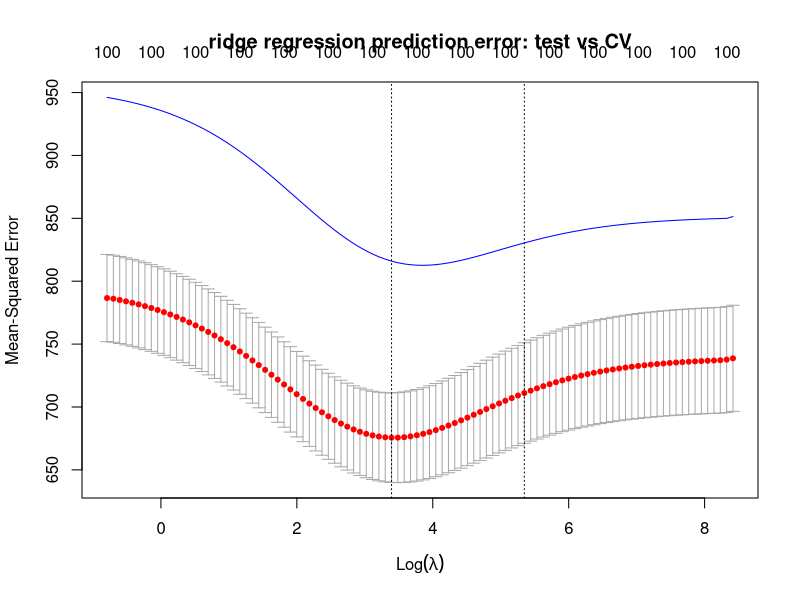
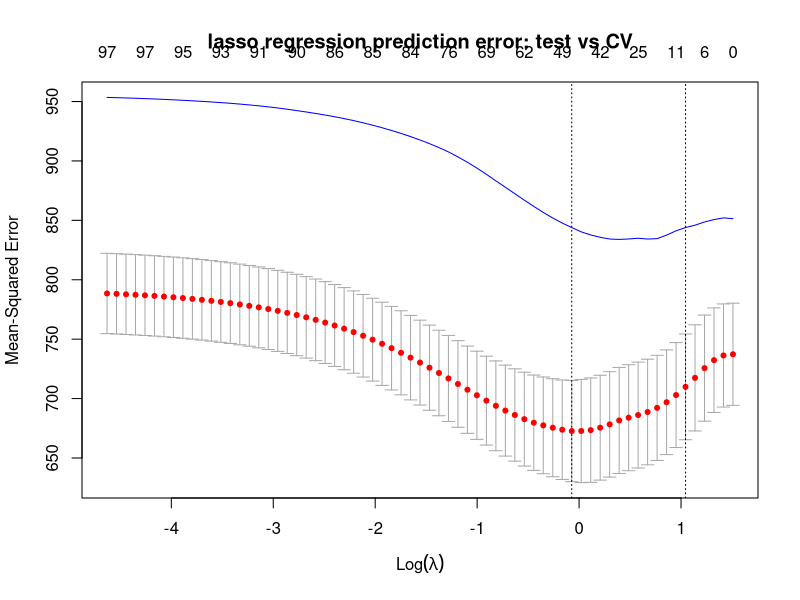
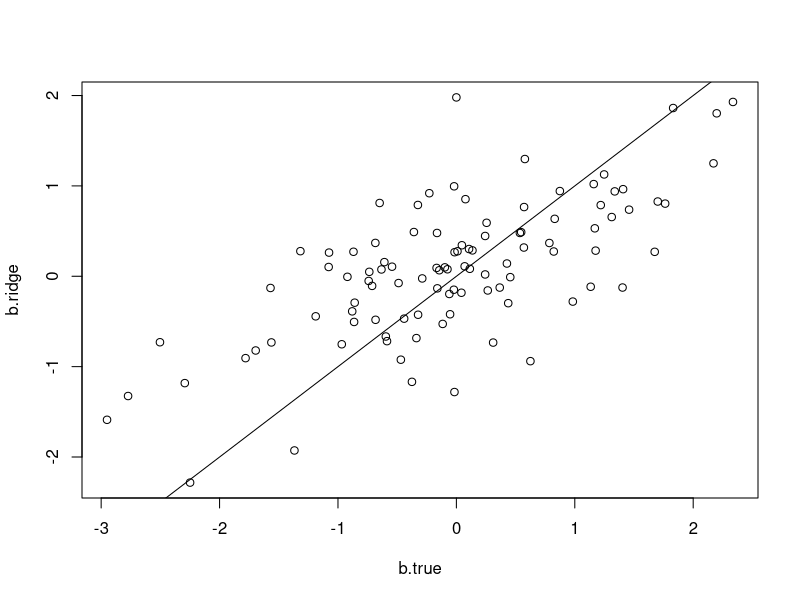
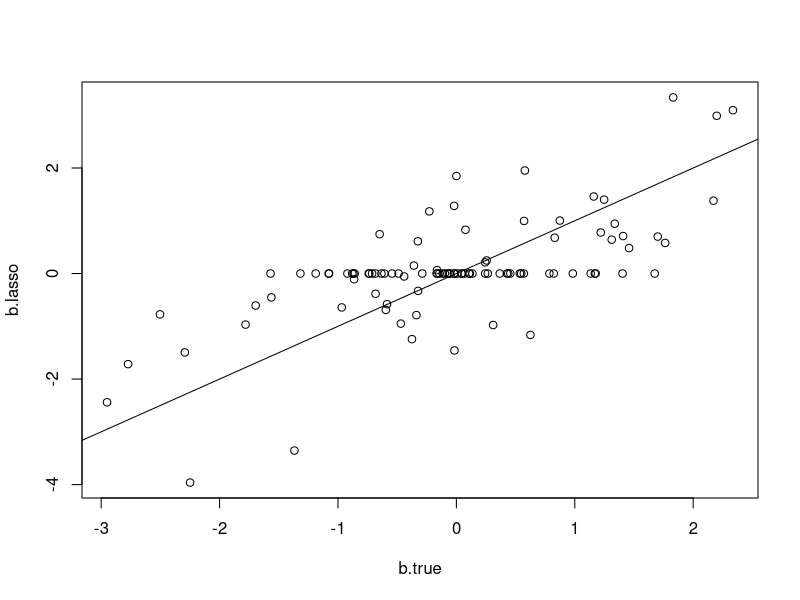

Generate these figures, in order, with R:
## ---- chunk 1
rm(list = ls())
library(glmnet)
## ---- chunk 2
simulate_data1 <- function(p, n_train, n_test, n_sd = 25, seed = 123){
  set.seed(seed)
  n = n_train + n_test
  X = matrix(rnorm(n*p),ncol=p)
  b = rnorm(p)
  e = rnorm(n,0,sd=n_sd)
  Y = X %*% b + e
  return(list(b = b, 
              X_train = X[1:n_train,], X_test = X[(n_train + 1):n,], 
              y_train = Y[1:n_train], y_test = Y[(n_train + 1):n]))
}
## ---- chunk 3
data_sim <- simulate_data1(p = 100, n_train = 500, n_test = 500)

## ---- chunk 4
cv.ridge = cv.glmnet(data_sim$X_train,data_sim$y_train,alpha=0, nfolds = 10)
Y.ridge = glmnet(data_sim$X_train,data_sim$y_train,alpha=0)
Yhat_test = predict(Y.ridge, newx = data_sim$X_test, s = cv.ridge$lambda)
err_test = colMeans((Yhat_test - data_sim$y_test)^2)
ylim = c(min(cv.ridge$cvm - cv.ridge$cvsd), max(err_test))
plot(cv.ridge, ylim = ylim, main = "ridge regression prediction error: test vs CV")
lines(log(cv.ridge$lambda), err_test, col = "blue")
## ---- chunk 5
cv.lasso = cv.glmnet(data_sim$X_train,data_sim$y_train,alpha=1, nfolds = 10)
Y.lasso = glmnet(data_sim$X_train,data_sim$y_train,alpha=1)
Yhat_test = predict(Y.lasso, newx = data_sim$X_test, s = cv.lasso$lambda)
err_test = colMeans((Yhat_test - data_sim$y_test)^2)
ylim = c(min(cv.lasso$cvm - cv.lasso$cvsd), max(err_test))
plot(cv.lasso, ylim = ylim, main = "lasso regression prediction error: test vs CV")
lines(log(cv.lasso$lambda), err_test, col = "blue")
## ---- chunk 6
b.ridge = predict(Y.ridge, type="coefficients", s = cv.ridge$lambda.min)

b.lasso = predict(Y.lasso, type="coefficients", s = cv.lasso$lambda.min)


plot(c(0, data_sim$b), b.ridge, xlab = "b.true")
abline(a = 0, b = 1)

plot(c(0, data_sim$b), b.lasso, xlab = "b.true")
abline(a = 0, b = 1)
